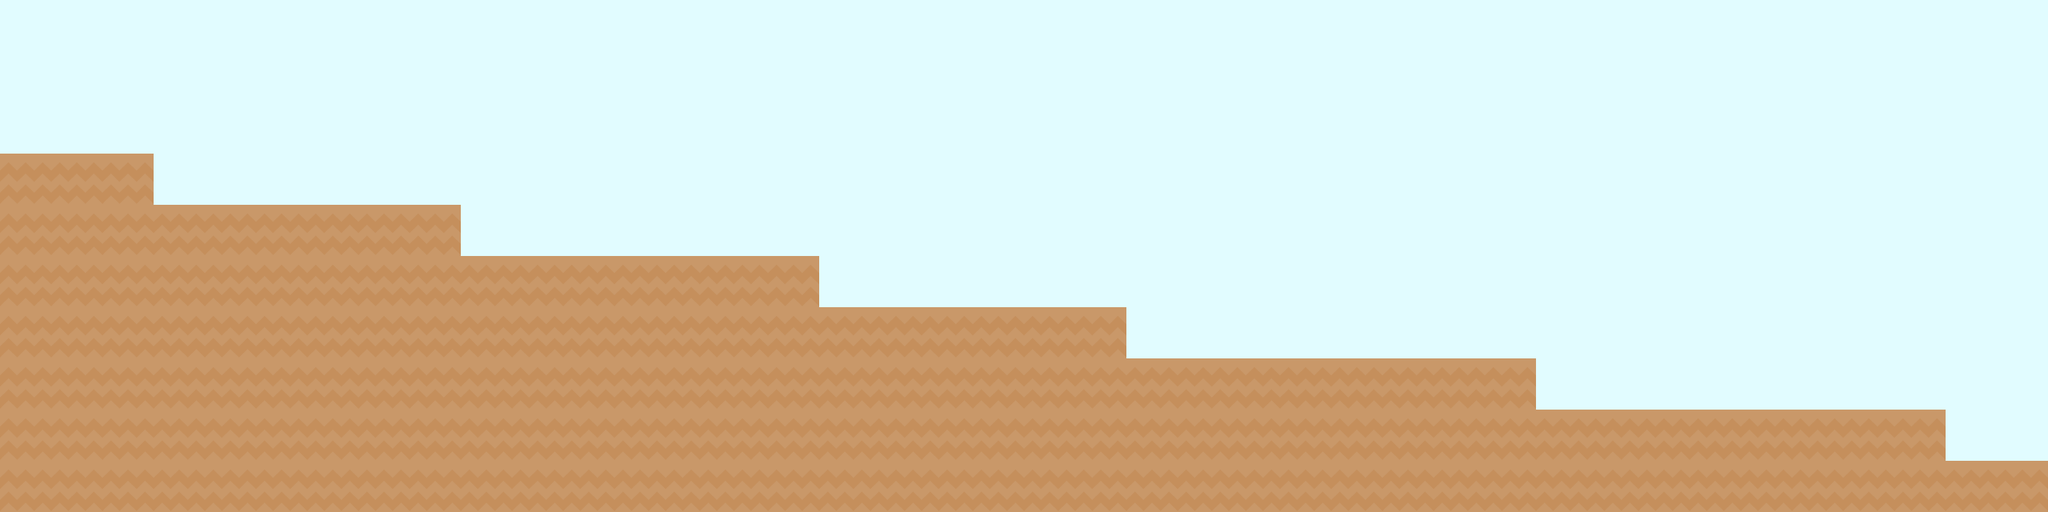

Rendered tile map (Tiled .tmx) drawn with the repository's tilesets; below, a short description and the map source with its tile grids summarised:
An orthogonal 40x10 tile map with 70x70 px tiles, 2 tile layers (background, collision).

<map version="1.0" orientation="orthogonal" renderorder="right-down" width="40" height="10" tilewidth="70" tileheight="70">
 <tileset firstgid="1" name="tiles_map" tilewidth="70" tileheight="70">
  <image source="../images/tiles_map.png" width="700" height="140" />
 </tileset>
 <layer name="background" width="40" height="10">
  <data>[400 cells, 400 non-empty, 1 distinct tile ids]</data>
 </layer>
 <layer name="collision" width="40" height="10">
  <properties>
   <property name="CHeight" value="6,0" />
   <property name="collision" value="true" />
  </properties>
  <data>[400 cells, 158 non-empty, 1 distinct tile ids]</data>
 </layer>
</map>
